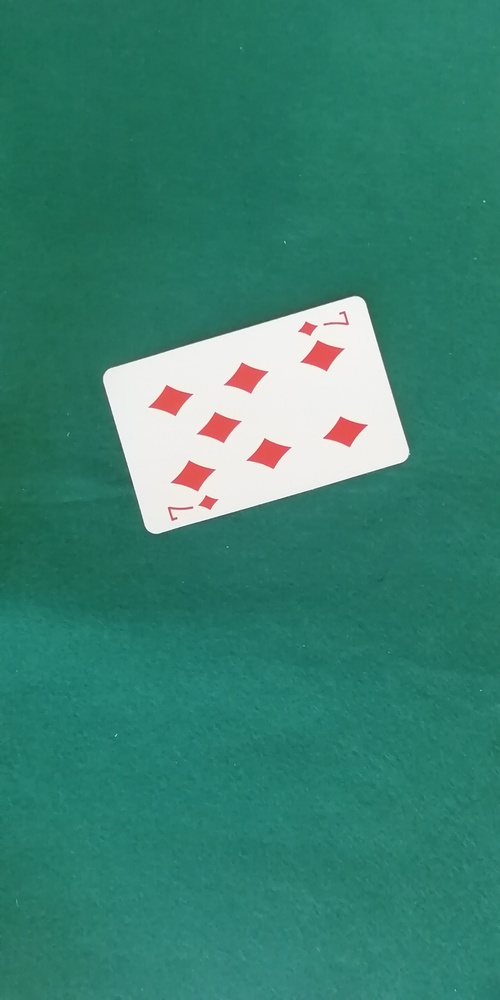
#> input picture prac4/fotoscartas/IMG_20210321_121516.jpg, 500 x 1000 px, shrunk from 2080 x 4160 before the run
$ python ej2.py
#> lines starting #> are read from the running program, lines starting #| are printed output that depends on the picture; after the words box and inside, x2 and y2 are one past the last pixel; in counts of white or black regions, pixels touching at a corner belong together
# umbralizacon_global.py
#
# Programa pasa realizar operaciones de umbrallización global con imágenes de niveles de gris.
#
# Autor: José M Valiente    Fecha: marzo 2023
#
import matplotlib.pyplot as plt
import numpy as np
from PIL import Image
import cv2
from tkinter import filedialog
import os

window_original = 'Original_image'
window_threshold = 'Thresholded_image'
cv2.namedWindow(window_original, cv2.WINDOW_NORMAL | cv2.WINDOW_KEEPRATIO | cv2.WINDOW_GUI_EXPANDED)
cv2.namedWindow(window_threshold, cv2.WINDOW_NORMAL | cv2.WINDOW_KEEPRATIO | cv2.WINDOW_GUI_EXPANDED)

low_H = 155


def on_thresh_trackbar(val):
    global low_H, window_threshold, img
    low_H = val
    cv2.setTrackbarPos('trackbar', window_threshold, low_H)
    ret, thresh1 = cv2.threshold(img, val, 255, cv2.THRESH_BINARY_INV | cv2.THRESH_OTSU)
    cv2.imshow(window_threshold, thresh1)  # , cmap='gray')


# Selección de una carpeta mediante un diálogo de la biblioteca 'tkinter'
path = filedialog.askdirectory(initialdir="./../", title="Seleccione una carpeta")
#> the answer given: fotoscartas

# Creación de una barra de deslizamiento (trackbar)
cv2.createTrackbar('trackbar', window_threshold, low_H, 255, on_thresh_trackbar)

for root, dirs, files in os.walk(path, topdown=False):
    for name in files:
        if not (name.endswith('.jpg')):
            continue
        filename = os.path.join(root, name)
        img = cv2.imread(filename, cv2.IMREAD_GRAYSCALE)
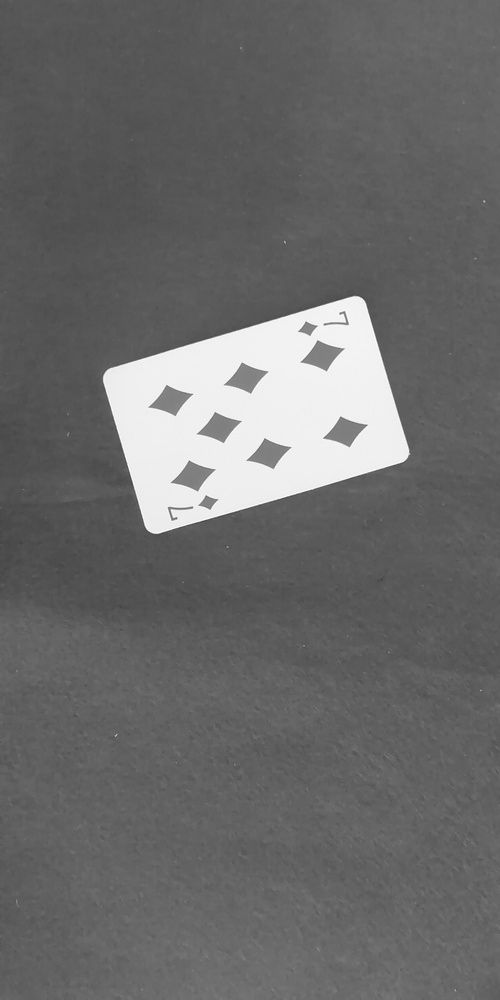
#> img: shape (1000, 500); min 64, max 255, mean 106
        cv2.imshow(window_original, img)

        key = -1
        while (key == -1):
            key = cv2.pollKey()
#> (key q is pressed here)
            # Aquí va la función  cv2.inRange(....)
            fret, thresh1 = cv2.threshold(img, low_H, 255, cv2.THRESH_BINARY)
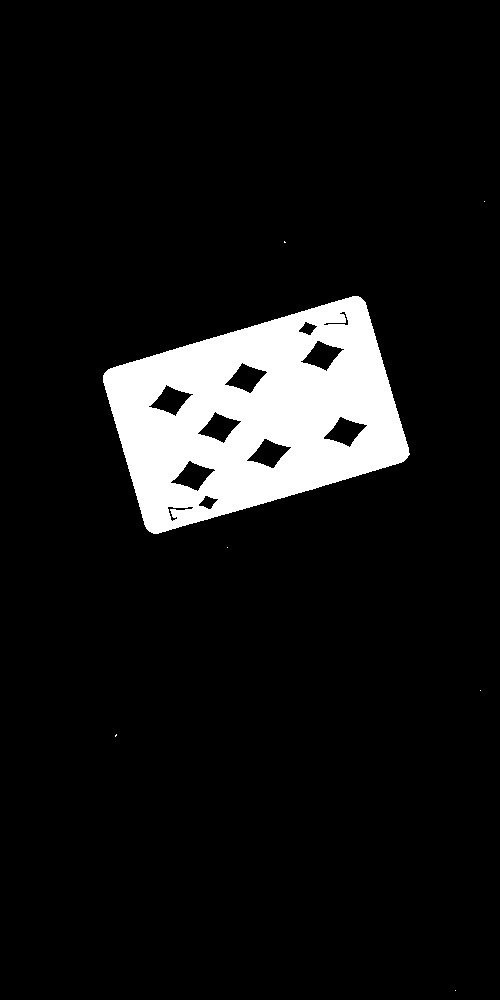
#> thresh1: shape (1000, 500); 8.5% white; 7 white regions (6 under 20 px), largest, box (x1, y1, x2, y2) and area: (103, 296, 410, 534) 42634
#> fret = 155
            cv2.imshow(window_threshold, thresh1)  # , cmap='gray')
        if key == ord('q') or key == 27:  # 'q' o ESC para acabar
            break

cv2.destroyWindow(window_original)
cv2.destroyWindow(window_threshold)

$ run again, on prac4/fotoscartas/IMG_20210321_121528.jpg
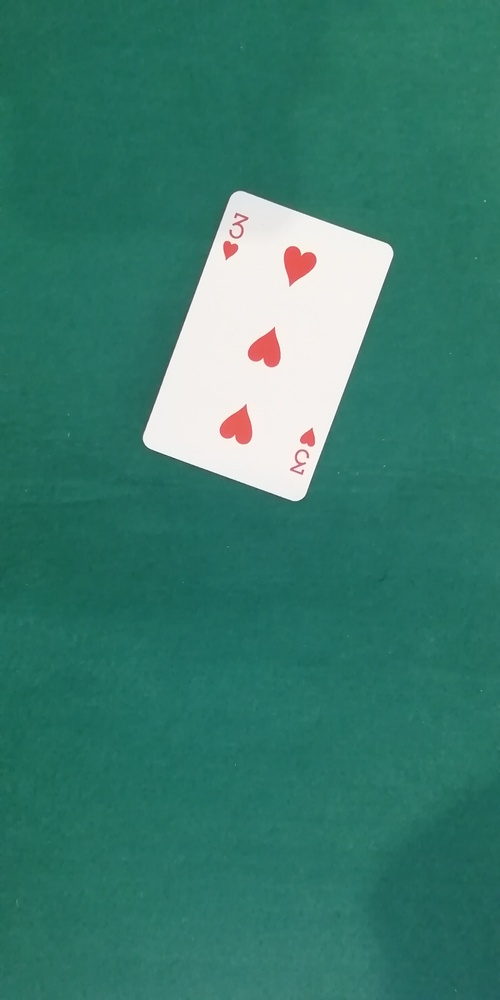
#> input picture prac4/fotoscartas/IMG_20210321_121528.jpg, 500 x 1000 px, shrunk from 2080 x 4160 before the run
#> `img = cv2.imread(filename, cv2.IMREAD_GRAYSCALE)`:
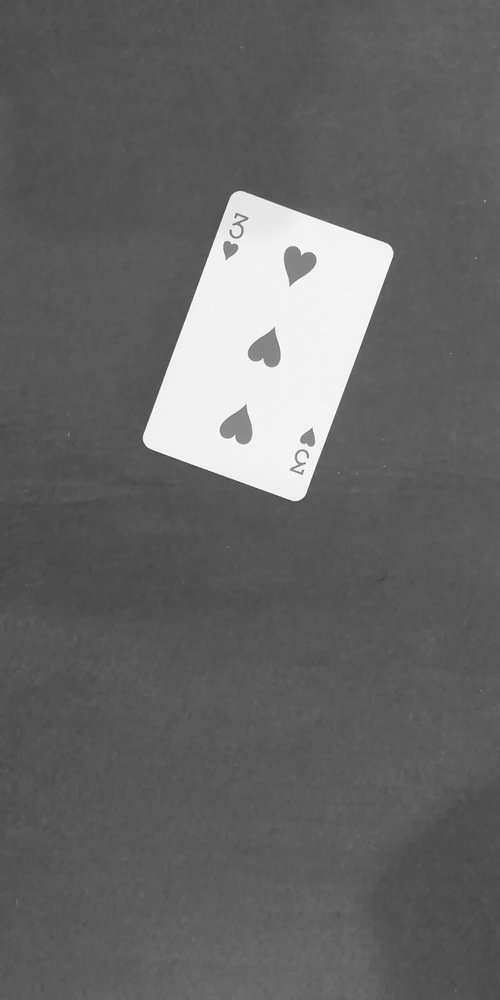
#> img: shape (1000, 500); min 56, max 255, mean 102.1
#> `fret, thresh1 = cv2.threshold(img, low_H, 255, cv2.THRESH_BINARY)`:
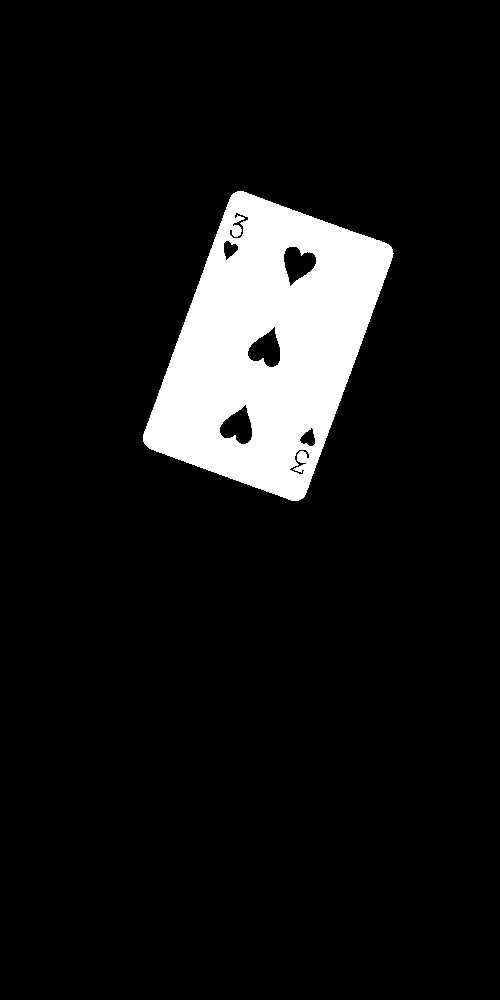
#> thresh1: shape (1000, 500); 8.9% white; 1 white region, box (x1, y1, x2, y2) and area: (143, 191, 394, 501) 44612
#> fret = 155

$ run again, on prac4/fotoscartas/IMG_20210321_121534.jpg
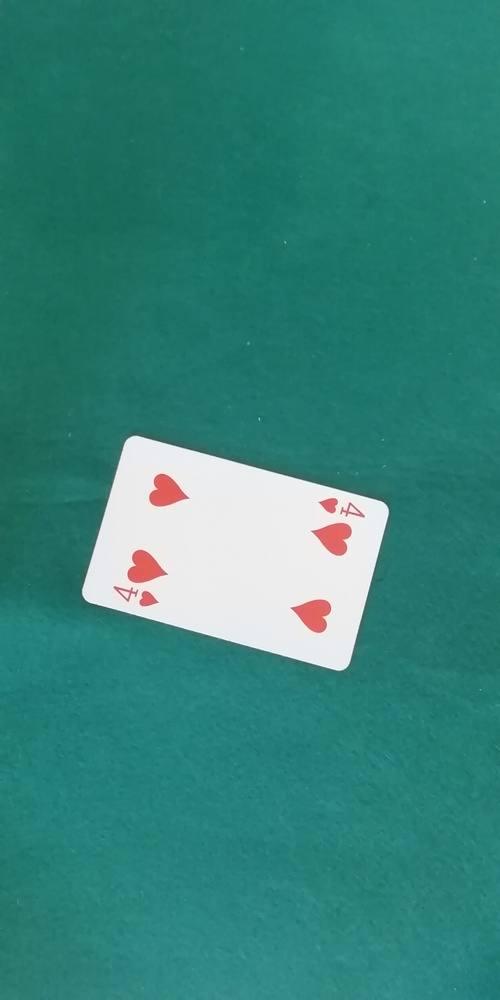
#> input picture prac4/fotoscartas/IMG_20210321_121534.jpg, 500 x 1000 px, shrunk from 2080 x 4160 before the run
#> `img = cv2.imread(filename, cv2.IMREAD_GRAYSCALE)`:
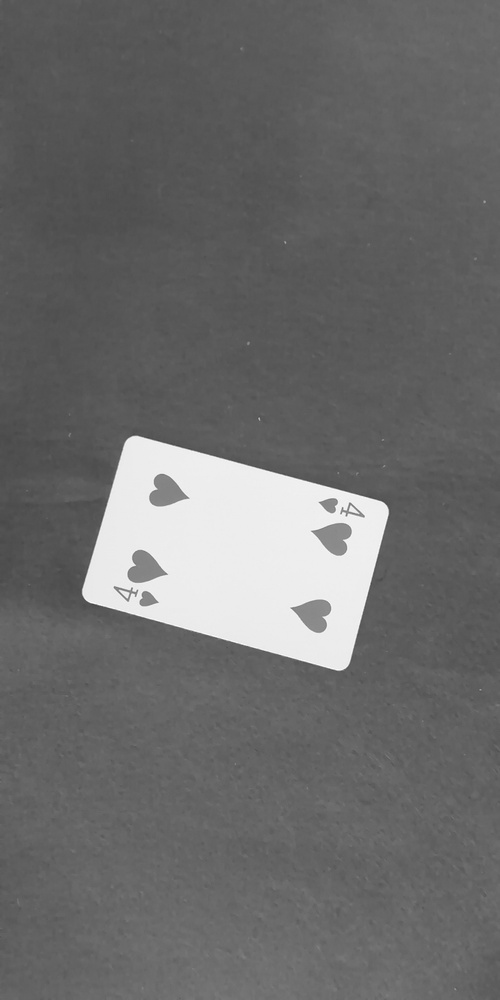
#> img: shape (1000, 500); min 67, max 254, mean 107
#> `fret, thresh1 = cv2.threshold(img, low_H, 255, cv2.THRESH_BINARY)`:
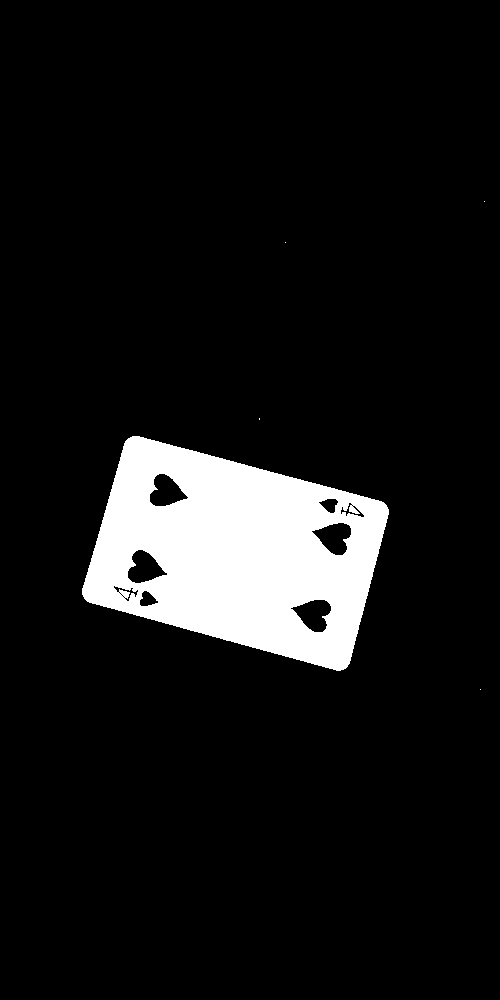
#> thresh1: shape (1000, 500); 8.9% white; 5 white regions (4 under 20 px), largest, box (x1, y1, x2, y2) and area: (82, 436, 389, 671) 44335
#> fret = 155

$ run again, on prac4/fotoscartas/IMG_20210321_121537.jpg
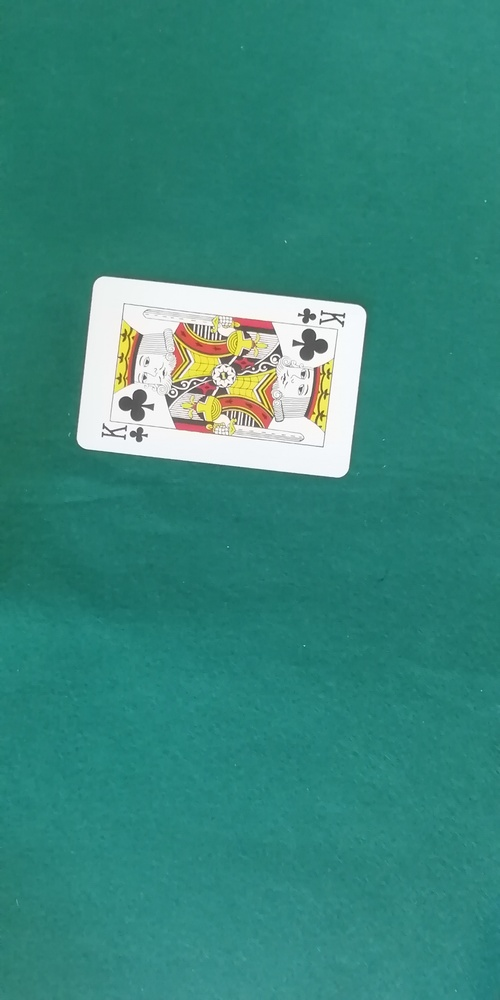
#> input picture prac4/fotoscartas/IMG_20210321_121537.jpg, 500 x 1000 px, shrunk from 2080 x 4160 before the run
#> `img = cv2.imread(filename, cv2.IMREAD_GRAYSCALE)`:
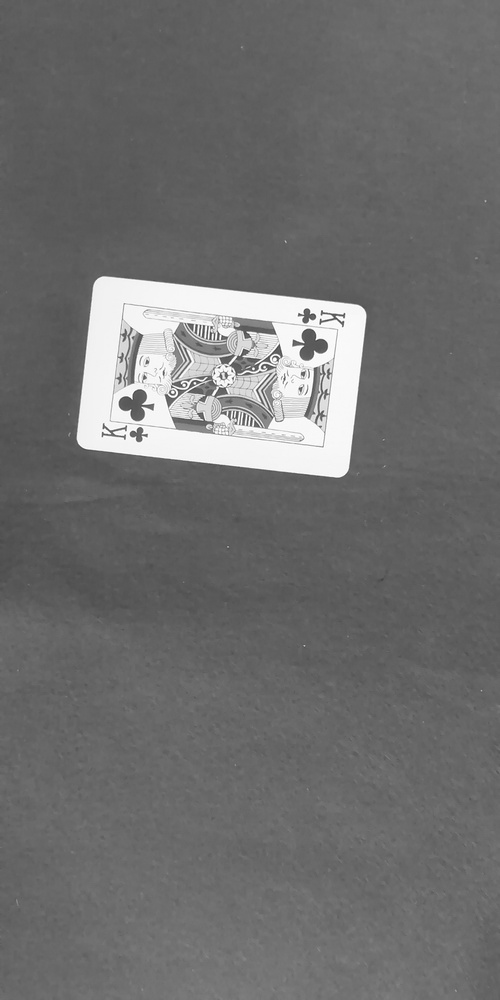
#> img: shape (1000, 500); min 63, max 255, mean 110.6
#> `fret, thresh1 = cv2.threshold(img, low_H, 255, cv2.THRESH_BINARY)`:
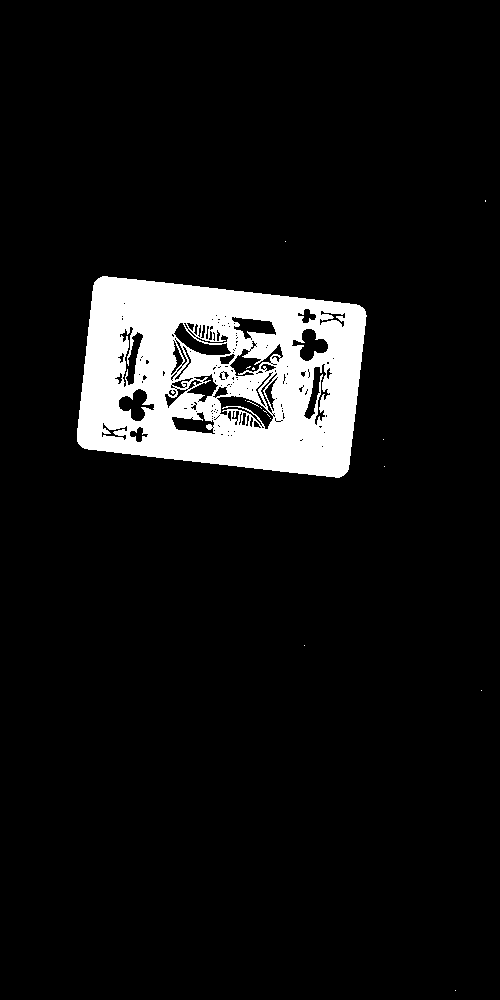
#> thresh1: shape (1000, 500); 8% white; 16 white regions (15 under 20 px), largest, box (x1, y1, x2, y2) and area: (77, 276, 367, 478) 40048
#> fret = 155
